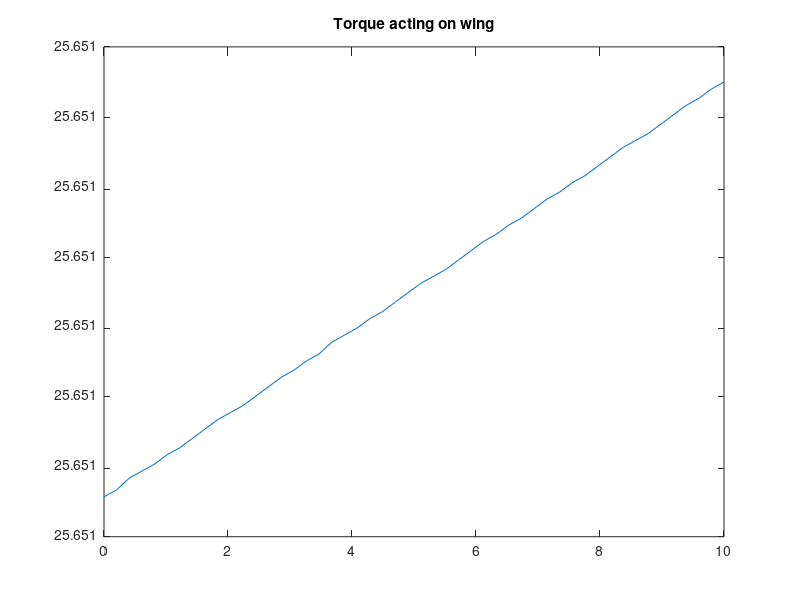
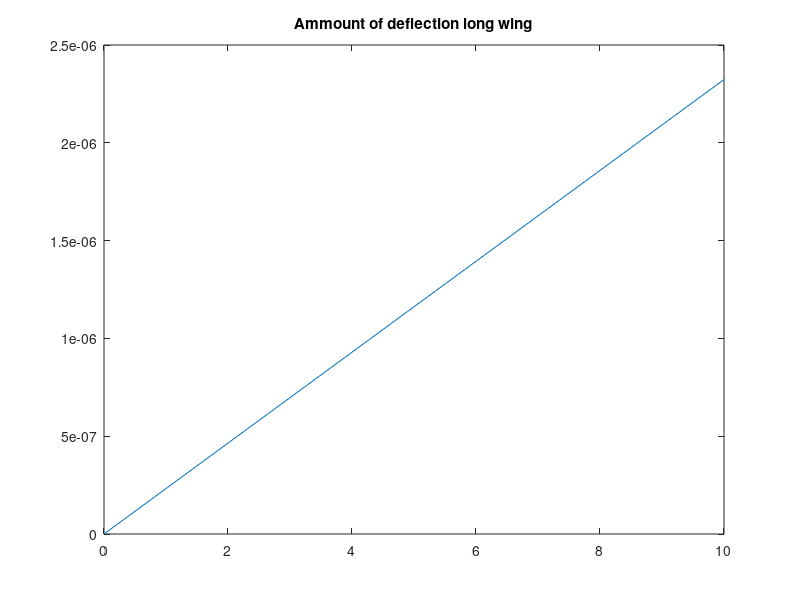
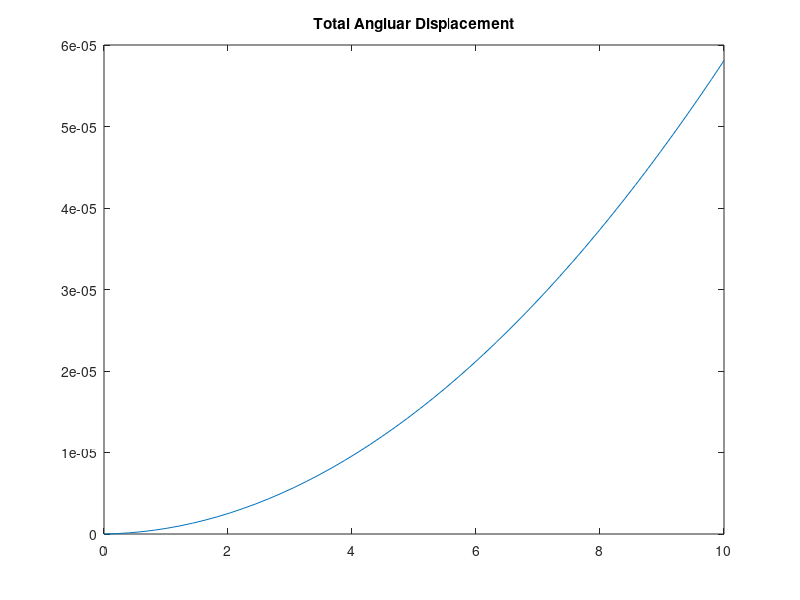
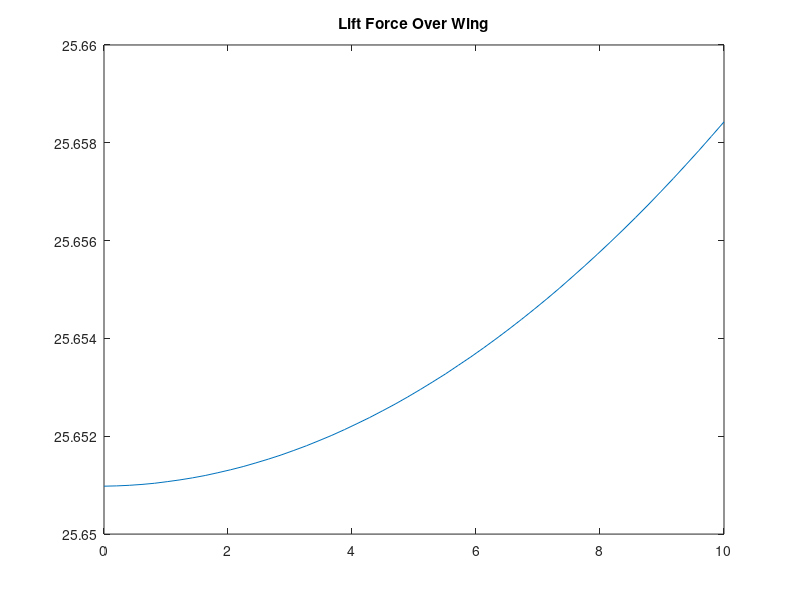

The MATLAB script that drew these images, in order:
% MechSolids Airfoil Project
% Lindsey Andrade, Ambika Goel, Caleb Kissel

function airfoil()
close all
c = 1; %cord length meters

% Constants 
rho =  1.225; % density of air kg/m3
V = 300; % airspeed m/s
A = 20.4124; % cross section of the wing (for lift)
G = 24e9; %N/m^2 
J = 0.0046;
L = 10; % length of wing (m)
Izz =  0.0046;
E = 68.9e9; 

alpha_initial = 0.2; %initial angle of attack in radians

LiftConst = 2*pi*(1/2 * rho * V^2 * A); %lift bullshit Lift = 2pi(1/2 * rho * V^2 * A); 

C = LiftConst/(.5 * rho * V^2 * c); %coefficient of lift

X = linspace(0, L, 50);
T = zeros(1, length(X));
Phi = zeros(1, length(X));

for i = 1 : length(X)
T(i) = C * alpha_initial * exp((C*X(i))/(J*G)); 
Phi(i) = alpha_initial * (exp(C*X(i)/(J*G)) - 1); 
end

PhiTotal = cumsum(Phi); 
AngleOfAttack = alpha_initial*ones(1, length(PhiTotal)) + PhiTotal; 


LiftForce = C * AngleOfAttack;

% Find bending displacement 
disp = zeros(1, length(X)); 

for i = 1 : length(X)
    x = X(i); 
    P = LiftForce(i); 
    disp(i) = P*x^2 / (6*E*Izz) * (3*L - x); 
end

plot(X, T)
title('Torque acting on wing')

figure
plot(X, Phi)
title('Ammount of deflection long wing')

figure
plot(X, PhiTotal)
title('Total Angluar Displacement')

figure
plot(X, LiftForce)
title('Lift Force Over Wing')

figure
plot(X, disp)
title('Bending Displacement')
end





